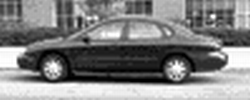
%> input picture sheet04/matlab/cars-training/pos-1.png, 250 x 100 px; its folder holds only this picture in this run
$ octave ex4.m   (GNU Octave 9; MATLAB toolbox functions it lacks are replaced by stand-ins)
%> lines starting %> are read from the running program, lines starting %| are printed output that depends on the picture
### sheet04/matlab/create_codebook.m
function [cluster_centers,feature_patches,assignments] = create_codebook(sDir, num_clusters)
%> called with sDir = './cars-training', num_clusters = 200

  PARAMS = get_ism_params();
  PATCHSIZE_RAD_PARAM = 15;

  vImgNames = dir(fullfile(sDir, '*.png'));
  sift_desc_sum = zeros(128,0);

  feature_patches = {};


  %...
  for i=1:size(vImgNames,1)
    img = (imread(strcat(sDir,'/',vImgNames(i).name)));
%> img is the input picture: size 100x250x3 uint8; min 0, max 255, mean 131.2
    img_gray = double((rgb2gray(img)));
    img_height = size(img,1);
%> img_height = 100
    img_width = size(img,2);
%> img_width = 250
    [px, py, H] = hessian(img_gray,PARAMS.hessian_sigma,PARAMS.hessian_thresh);
    % patch creation of size 2xParam+1 for the interest points of this picture
    for j=1:size(px,1)
        thisPatch = img(max(1,py(j)-PATCHSIZE_RAD_PARAM):min(img_height,py(j)+PATCHSIZE_RAD_PARAM), ...
            max(1,px(j)-PATCHSIZE_RAD_PARAM):min(img_width,px(j)+PATCHSIZE_RAD_PARAM));
        feature_patches{i}{j} = thisPatch;
    end

    sift_frames = [px'; py'; PARAMS.feature_scale*ones(1, size(px,1)); ...
        PARAMS.feature_ori*ones(1, size(px,1))];
    [sift_frames, sift_desc] = vl_sift(im2single(img_gray), 'Frames', sift_frames);
    sift_desc_sum = [sift_desc_sum, sift_desc];
  end
  % assignments map every sift_desc to the corresponding index of the
  % matched cluster
  [cluster_centers, assignments] = vl_kmeans(double(sift_desc_sum), num_clusters);
  %...
end


### sheet02/matlab/rgb2gray.m
function a = rgb2gray(r,g,b)
%RGB2GRAY Convert RGB image or colormap to grayscale.
%   RGB2GRAY converts RGB images to grayscale by eliminating the
%   hue and saturation information while retaining the
%   luminance.
%
%   I = RGB2GRAY(RGB) converts the truecolor image RGB to the
%   grayscale intensity image I.
%
%   NEWMAP = RGB2GRAY(MAP) returns a grayscale colormap
%   equivalent to MAP.
%
%   Class Support
%   -------------
%   If the input is an RGB image, it can be of class uint8 or
%   double; the output image I is of the same class as the input
%   image. If the input is a colormap, the input and output
%   colormaps are both of class double.
%
%   See also IND2GRAY, NTSC2RGB, RGB2IND, RGB2NTSC.

%   Clay M. Thompson 9-16-92
%   Copyright 1993-1998 The MathWorks, Inc.  All Rights Reserved.
%   $Revision: 5.10 $  $Date: 1997/11/24 15:36:13 $

  if nargin==0,
    error('Need input arguments.');
  end
  threeD = (ndims(r)==3); % Determine if input includes a 3-D array

  if nargin==1,
    if threeD,
      rgb = reshape(r(:),size(r,1)*size(r,2),3);
      a = zeros([size(r,1), size(r,2)]);
    else % Colormap
      rgb = r;
      a = zeros(size(r,1),1);
    end

  elseif nargin==2,
    error('Wrong number of arguments.');

  else
    if (any(size(r)~=size(g)) | any(size(r)~=size(b))),
      error('R, G, and B must all be the same size.')
    end
    rgb = [r(:), g(:), b(:)];
    a = zeros(size(r));
  end

  T = inv([1.0 0.956 0.621; 1.0 -0.272 -0.647; 1.0 -1.106 1.703]);

  if isa(rgb, 'uint8')
    a = uint8(reshape(double(rgb)*T(1,:)', size(a)));
  else
    a = reshape(rgb*T(1,:)', size(a));
  end

  if ((nargin==1) & (~threeD)),    % rgb2gray(MAP)
    if isa(a, 'uint8')
      a = double(a)/255;
    end
    a = [a,a,a];
  end

### sheet04/matlab/gaussderiv2.m
function [imgDxx,imgDxy,imgDyy]=gaussderiv2(img,sigma)
%> called with sigma = 2

  assert(length(size(img)) == 2, 'expecting 2d grayscale image');

  G = gauss(sigma);
  D = gaussdx(sigma);

  img1 = conv2(img,D,'same');
  imgDx= conv2(img1,G','same');
  img2 = conv2(img,G,'same');
  imgDy= conv2(img2,D','same');
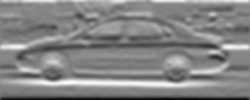
%> imgDy: size 100x250 double; min -89.05, max 83.16, mean 0.7; drawn with min black and max white

  img3   = conv2(imgDx,D,'same');
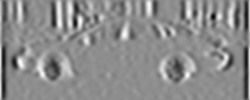
%> img3: size 100x250 double; min -26.06, max 20.73, mean -0.4; drawn with min black and max white
  imgDxx = conv2(img3,G','same');
  img4   = conv2(imgDx,G,'same');
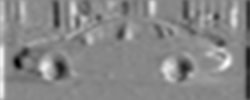
%> img4: size 100x250 double; min -53.4, max 46.81, mean 0.1; drawn with min black and max white
  imgDxy = conv2(img4,D','same');
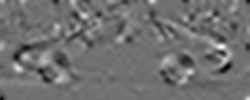
%> imgDxy: size 100x250 double; min -13.37, max 16.87, mean -0.00281; drawn with min black and max white
  img5   = conv2(imgDy,G,'same');
  imgDyy = conv2(img5,D','same');
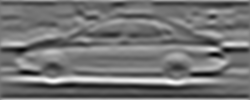
%> imgDyy: size 100x250 double; min -30.96, max 35.15, mean -1; drawn with min black and max white

### sheet04/matlab/hessian.m
function [px py, H]=hessian(img, sigma, thresh)

  [imgDxx,imgDxy,imgDyy] = gaussderiv2(img,sigma);

  H = sigma^4 * (imgDxx.*imgDyy-imgDxy.^2);
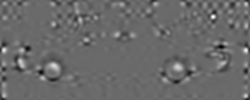
%> H: size 100x250 double; min -4529.5, max 6342.6, mean 8.4; drawn with min black and max white
  %H = imgDxx.*imgDyy-imgDxy.^2;

  nmsH = nonmaxsup2d( H );

  [py px] = find(nmsH > thresh);

### sheet04/matlab/nonmaxsup2d.m
function imgMax=nonmaxsup2d(img)

  h = size(img,1);
%> h = 100
  w = size(img,2);
%> w = 250

  imgMax = zeros(h,w);

  for y=2:h-1
    for x=2:w-1
      % look up the values in a 3*3 window around (x,y) and
      % only accept  a point if the center pixel is a unique maximum
      if img(y,x)>img(y,x-1)
        if img(y,x)>img(y-1,x-1)
          if img(y,x)>img(y-1,x)
            if img(y,x)>img(y-1,x+1)
              if img(y,x)>img(y,x+1)
                if img(y,x)>img(y+1,x+1)
                  if img(y,x)>img(y+1,x)
                    if img(y,x)>img(y+1,x-1)
                      imgMax(y,x) = img(y,x);
                    end
                  end
                end
              end
            end
          end
        end
      end
   end
  end
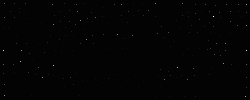
%> imgMax: size 100x250 double; min -89.66, max 6342.6, mean 9.5; drawn with min black and max white

### sheet04/get_ism_params.m
function PARAMS = get_ism_params

  % parameters of the Hessian interest point detector
  PARAMS.hessian_sigma = 2.0;
  PARAMS.hessian_thresh = 530;

  % parameters of the SIFT image descriptor
  PARAMS.feature_scale = 2.0;
  PARAMS.feature_ori = 0;

  % threshold for matching image feature to a codebook entry (assume l2 distance is used)
  PARAMS.match_tresh = 300;
  PARAMS.match_reco_tresh = 300;

  % minimum detection score
  PARAMS.min_det_score = 0;

### sheet04/matlab/gauss.m
function [G, x] = gauss(sigma)

  x = [floor(-3.0*sigma + 0.5):floor(3.0*sigma + 0.5)];

  G = exp(-x.^2/(2*sigma^2))/(sqrt(2*pi)*sigma);

### sheet04/matlab/gaussdx.m
function [D, x] = gaussdx(sigma)

  x = [floor(-3.0*sigma + 0.5):floor(3.0*sigma + 0.5)];
  D = -2*(x.*exp(-x.^2/(2*sigma^2)))/(sqrt(2*pi)*sigma^3);

  %D = -2*(x.*exp(-x.^2/(sigma^2)))/(sqrt(2*pi)*sigma^3);
  %D = -(x.*exp(-x.^2/(2*sigma^2)))/(sqrt(2*pi)*sigma^3);

### sheet04/matlab/ex4.m
show_q1 = true;
show_q2 = true;
show_q3 = true;

% order of addpath is important
addpath('./vlfeat-0.9.9/toolbox/kmeans');
addpath('./vlfeat-0.9.9/toolbox/sift');
addpath(['./vlfeat-0.9.9/toolbox/mex/' mexext]);

%
% Question 1: codebook generation
%

if show_q1
  num_clusters = 200;

  [cluster_centers,feature_patches,assignments] = create_codebook('./cars-training', num_clusters);
%> in hessian, `[py px] = find(nmsH > thresh);`: py = 121 values from 4 to 97; px = 121 values from 4 to 247
%> in create_codebook, `[px, py, H] = hessian(img_gray,PARAMS.hessian_sigma,PARAMS.hessian_thr..`: py = 121 values, max 97 at index 86, min 4 at index 4, mean 37.62
%> the loop in create_codebook, `for j=1:size(px,1)` made 121 passes
%> after the loop in create_codebook, `for j=1:size(px,1)`: feature_patches = 1 item
%> the run ends on the next line

$ run again, on sheet04/matlab/cars-training/pos-15.png
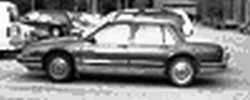
%> input picture sheet04/matlab/cars-training/pos-15.png, 250 x 100 px
%> in create_codebook, img is the input picture: size 100x250x3 uint8; min 0, max 255, mean 133.8
%> after the loop in nonmaxsup2d, `for y=2:h-1`:
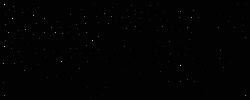
%> imgMax: size 100x250 double; min -77.77, max 9763, mean 15.4; drawn with min black and max white
%> in hessian, `[py px] = find(nmsH > thresh);`: py = 183 values from 4 to 97; px = 183 values from 4 to 247
%> in create_codebook, `[px, py, H] = hessian(img_gray,PARAMS.hessian_sigma,PARAMS.hessian_thr..`: py = 183 values, max 97 at index 78, min 4 at index 30, mean 40.36
%> the loop in create_codebook, `for j=1:size(px,1)` made 183 passes
%> pass 3, in create_codebook, `thisPatch = img(max(1,py(j)-PATCHSIZE_RAD_PARAM):min(img_height,py(j)+..`:
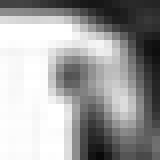
%> thisPatch: size 20x20 uint8 (shown 8 times larger); min 9, max 255, mean 160.9
%> after the loop in create_codebook, `for j=1:size(px,1)`: feature_patches = 1 item

$ run again, on sheet04/matlab/cars-training/pos-16.png
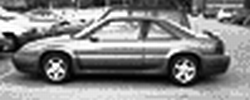
%> input picture sheet04/matlab/cars-training/pos-16.png, 250 x 100 px
%> in create_codebook, img is the input picture: size 100x250x3 uint8; min 0, max 255, mean 132.9
%> in hessian, `H = sigma^4 * (imgDxx.*imgDyy-imgDxy.^2);`:
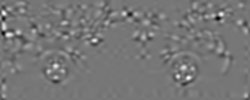
%> H: size 100x250 double; min -6784.9, max 7726.3, mean 5.3; drawn with min black and max white
%> after the loop in nonmaxsup2d, `for y=2:h-1`:
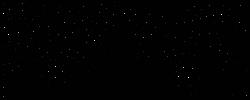
%> imgMax: size 100x250 double; min -34.53, max 7726.3, mean 14.1; drawn with min black and max white
%> in hessian, `[py px] = find(nmsH > thresh);`: py = 163 values from 4 to 97; px = 163 values from 2 to 247
%> in create_codebook, `[px, py, H] = hessian(img_gray,PARAMS.hessian_sigma,PARAMS.hessian_thr..`: py = 163 values, max 97 at index 6, min 4 at index 2, mean 41.75
%> after the loop in create_codebook, `for j=1:size(px,1)`: feature_patches = 1 item
